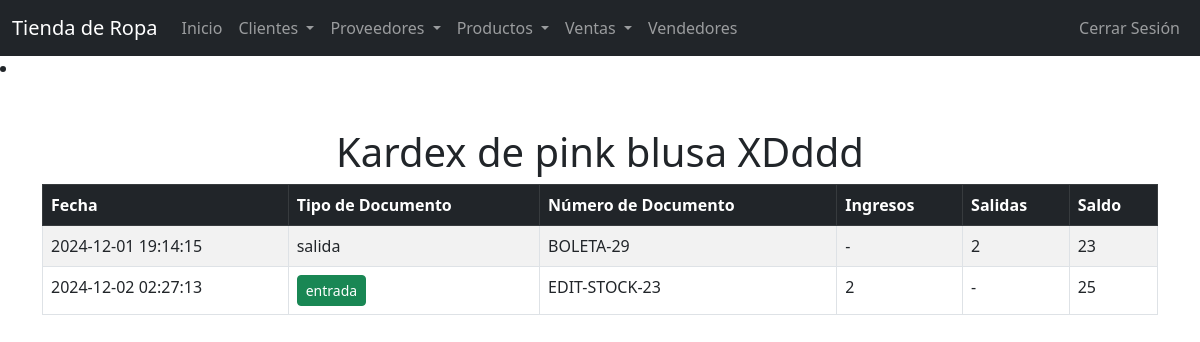
The app's page /kardex.php?producto_id=23 (signed in) with its own data.
### tables this page shows
CREATE TABLE `productos` (
  `id` int(11) NOT NULL,
  `nombre` varchar(100) NOT NULL,
  `descripcion` text DEFAULT NULL,
  `precio_compra` decimal(10,2) NOT NULL,
  `precio_venta` decimal(10,2) NOT NULL,
  `stock` int(11) NOT NULL DEFAULT 0,
  `imagen` varchar(255) DEFAULT NULL
);

CREATE TABLE `kardex` (
  `id` int(11) NOT NULL,
  `producto_id` int(11) NOT NULL,
  `fecha` datetime DEFAULT current_timestamp(),
  `tipo_documento` enum('entrada','salida','Boleta','Boleta de Compra') NOT NULL,
  `numero_documento` varchar(50) NOT NULL,
  `estado` enum('emitido') DEFAULT 'emitido',
  `ingresos` int(11) DEFAULT NULL,
  `salidas` int(11) DEFAULT NULL,
  `saldo` int(11) NOT NULL
);

### kardex.php (the view, shortened to what this page needs)
<?php
include 'config.php';
$producto_id = $_GET['producto_id'];
$stmt = $conn->prepare("SELECT nombre FROM productos WHERE id = ?");
$stmt->execute([$producto_id]);
$producto = $stmt->fetch(PDO::FETCH_ASSOC);
$stmt = $conn->prepare("
    SELECT k.*, p.nombre AS producto
    FROM kardex k
    JOIN productos p ON k.producto_id = p.id
    WHERE k.producto_id = ?
    ORDER BY k.fecha ASC
");
$stmt->execute([$producto_id]);
$movimientos = $stmt->fetchAll(PDO::FETCH_ASSOC);
?>
<!DOCTYPE html>
<html lang="es">
<head>
    <link href="https://cdn.jsdelivr.net/npm/bootstrap@5.3.0-alpha3/dist/css/bootstrap.min.css" rel="stylesheet">
</head>
<body>
    <?php include 'navbar.php'; ?>
    <div class="container my-5">
        <h1 class="text-center">Kardex de <?= htmlspecialchars($producto['nombre']) ?></h1>
        <?php if (count($movimientos) > 0): ?>
            <table class="table table-bordered table-striped">
    <thead class="table-dark">
        <tr>
            <th>Fecha</th>
            <th>Tipo de Documento</th>
            <th>Número de Documento</th>
            <th>Ingresos</th>
            <th>Salidas</th>
            <th>Saldo</th>
        </tr>
    </thead>
    <tbody>
    <?php foreach ($movimientos as $movimiento): ?>
    <tr>
        <td><?= htmlspecialchars($movimiento['fecha']) ?></td>
        <td>
            <?php if ($movimiento['tipo_documento'] === 'entrada'): ?>
                <a href="boleta_compra.php?doc=<?= htmlspecialchars($movimiento['numero_documento']) ?>"
                   class="btn btn-success btn-sm">
                   <?= htmlspecialchars($movimiento['tipo_documento']) ?>
                </a>
            <?php else: ?>
                <?= htmlspecialchars($movimiento['tipo_documento']) ?>
            <?php endif; ?>
        </td>
        <td><?= htmlspecialchars($movimiento['numero_documento']) ?></td>
        <td><?= $movimiento['ingresos'] > 0 ? htmlspecialchars($movimiento['ingresos']) : '-' ?></td>
        <td><?= $movimiento['salidas'] > 0 ? htmlspecialchars($movimiento['salidas']) : '-' ?></td>
        <td><?= htmlspecialchars($movimiento['saldo']) ?></td>
    </tr>
    <?php endforeach; ?>
</tbody>
</table>
        <?php else: ?>
            <p class="text-center">No hay movimientos registrados para este producto.</p>
        <?php endif; ?>
    </div>
</body>
</html>

### records on screen
productos: nombre "pink blusa XDddd"
kardex: fecha "2024-12-01 19:14:15", tipo_documento "salida", numero_documento "BOLETA-29", salidas "2", saldo "23"
kardex: fecha "2024-12-02 02:27:13", tipo_documento "entrada", numero_documento "EDIT-STOCK-23", ingresos "2", saldo "25"
